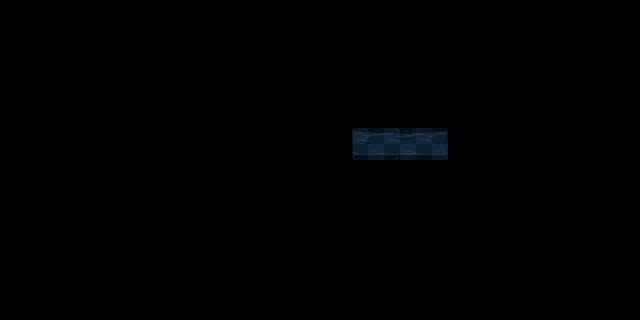

Tiled map render using the project's own tile images. Description and the whole map definition, tile-layer contents included, below:
An orthogonal 20x10 tile map with 32x32 px tiles, 2 tile layers (Graphics, Grid), 2 tilesets and 10 objects (9x prop, monster).

<map version="1.0" tiledversion="1.0.3" orientation="orthogonal" renderorder="right-down" width="20" height="10" tilewidth="32" tileheight="32" nextobjectid="27">
 <tileset firstgid="1" source="tiles.tsx" />
 <tileset firstgid="65" source="grid.tsx" />
 <layer name="Graphics" width="20" height="10">
  <data encoding="csv">
0,0,0,0,0,0,0,0,0,0,0,0,0,0,0,0,0,0,0,0,
0,0,0,0,0,0,0,0,0,0,0,0,0,0,0,0,0,0,0,0,
0,0,0,0,0,0,0,0,0,0,0,0,0,0,0,0,0,0,0,0,
0,0,0,0,0,0,0,0,0,0,0,0,0,0,0,0,0,0,0,0,
0,0,0,0,0,0,0,0,0,0,0,18,19,20,0,0,0,0,0,0,
0,0,0,0,0,0,0,0,0,0,0,0,0,0,0,0,0,0,0,0,
0,0,0,0,0,0,0,0,0,0,0,0,0,13,0,0,0,0,0,0,
0,0,0,0,0,0,0,0,0,0,0,0,0,0,0,0,0,0,0,0,
0,0,0,0,0,0,0,0,0,0,0,0,0,0,0,0,0,0,0,0,
0,0,0,0,0,0,0,0,0,0,0,0,0,0,0,0,0,0,0,0
</data>
 </layer>
 <layer name="Grid" width="20" height="10" opacity="0.25">
  <data encoding="csv">
0,0,0,0,0,0,0,0,0,0,0,0,0,0,0,0,0,0,0,0,
0,0,0,0,0,0,0,0,0,0,0,0,0,0,0,0,0,0,0,0,
0,0,0,0,0,0,0,0,0,0,0,0,0,0,0,0,0,0,0,0,
0,0,0,0,0,0,0,0,0,0,0,0,0,0,0,0,0,0,0,0,
0,0,0,0,0,0,0,0,0,0,0,66,66,66,0,0,0,0,0,0,
0,0,0,0,0,0,0,0,0,0,0,0,0,0,0,0,0,0,0,0,
0,0,0,0,0,0,0,0,0,0,0,0,0,0,0,0,0,0,0,0,
0,0,0,0,0,0,0,0,0,0,0,0,0,0,0,0,0,0,0,0,
0,0,0,0,0,0,0,0,0,0,0,0,0,0,0,0,0,0,0,0,
0,0,0,0,0,0,0,0,0,0,0,0,0,0,0,0,0,0,0,0
</data>
 </layer>
 <objectgroup name="Objects">
  <object id="12" name="box" type="prop" x="416" y="192" width="32" height="32">
   <properties>
    <property name="chance" type="float" value="70" />
   </properties>
  </object>
  <object id="14" name="box" type="prop" x="448" y="192" width="32" height="32">
   <properties>
    <property name="chance" type="float" value="70" />
   </properties>
  </object>
  <object id="15" name="box" type="prop" x="416" y="160" width="32" height="32">
   <properties>
    <property name="chance" type="float" value="70" />
   </properties>
  </object>
  <object id="16" name="box" type="prop" x="448" y="160" width="32" height="32">
   <properties>
    <property name="chance" type="float" value="70" />
   </properties>
  </object>
  <object id="17" name="box" type="prop" x="480" y="160" width="32" height="32">
   <properties>
    <property name="chance" type="float" value="70" />
   </properties>
  </object>
  <object id="18" name="box" type="prop" x="480" y="192" width="32" height="32">
   <properties>
    <property name="chance" type="float" value="70" />
   </properties>
  </object>
  <object id="19" name="box" type="prop" x="384" y="192" width="32" height="32">
   <properties>
    <property name="chance" type="float" value="70" />
   </properties>
  </object>
  <object id="20" name="box" type="prop" x="352" y="192" width="32" height="32">
   <properties>
    <property name="chance" type="float" value="70" />
   </properties>
  </object>
  <object id="21" name="box" type="prop" x="320" y="192" width="32" height="32">
   <properties>
    <property name="chance" type="float" value="70" />
   </properties>
  </object>
  <object id="26" name="DeepOne" type="monster" x="384" y="96" width="32" height="32">
   <properties>
    <property name="chance" type="float" value="100" />
   </properties>
   <ellipse />
  </object>
 </objectgroup>
</map>
